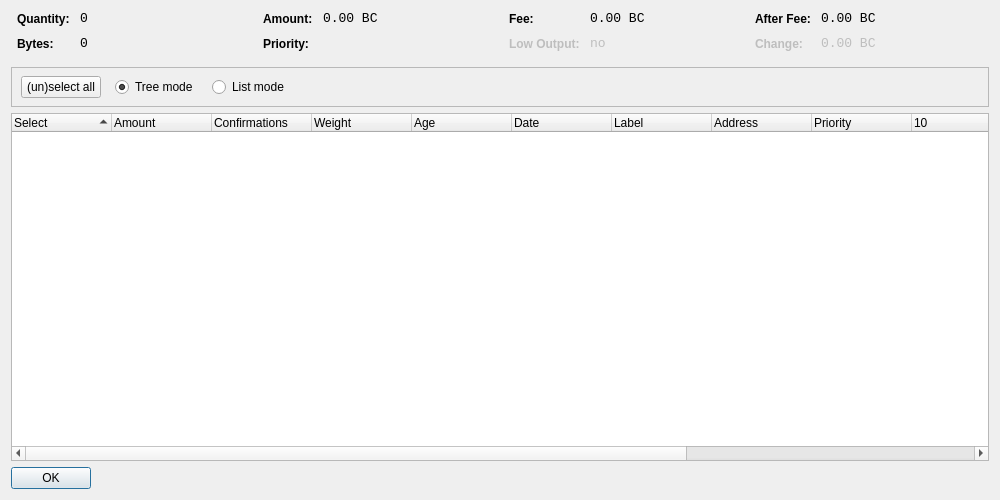
<?xml version="1.0" encoding="UTF-8"?>
<ui version="4.0">
 <class>CoinControlDialog</class>
 <widget class="QDialog" name="CoinControlDialog">
  <property name="geometry">
   <rect>
    <x>0</x>
    <y>0</y>
    <width>1000</width>
    <height>500</height>
   </rect>
  </property>
  <property name="windowTitle">
   <string>Coin Control</string>
  </property>
  <layout class="QVBoxLayout" name="verticalLayout">
   <item>
    <layout class="QHBoxLayout" name="horizontalLayoutTop" stretch="0,0,0,0">
     <property name="topMargin">
      <number>0</number>
     </property>
     <property name="bottomMargin">
      <number>10</number>
     </property>
     <item>
      <layout class="QFormLayout" name="formLayoutCoinControl1">
       <property name="horizontalSpacing">
        <number>10</number>
       </property>
       <property name="verticalSpacing">
        <number>10</number>
       </property>
       <property name="leftMargin">
        <number>6</number>
       </property>
       <property name="rightMargin">
        <number>6</number>
       </property>
       <item row="0" column="0">
        <widget class="QLabel" name="labelCoinControlQuantityText">
         <property name="styleSheet">
          <string notr="true">font-weight:bold;</string>
         </property>
         <property name="text">
          <string>Quantity:</string>
         </property>
        </widget>
       </item>
       <item row="0" column="1">
        <widget class="QLabel" name="labelCoinControlQuantity">
         <property name="font">
          <font>
           <family>Monospace</family>
           <pointsize>10</pointsize>
          </font>
         </property>
         <property name="cursor">
          <cursorShape>IBeamCursor</cursorShape>
         </property>
         <property name="contextMenuPolicy">
          <enum>Qt::ActionsContextMenu</enum>
         </property>
         <property name="text">
          <string notr="true">0</string>
         </property>
         <property name="textInteractionFlags">
          <set>Qt::LinksAccessibleByMouse|Qt::TextSelectableByKeyboard|Qt::TextSelectableByMouse</set>
         </property>
        </widget>
       </item>
       <item row="1" column="0">
        <widget class="QLabel" name="labelCoinControlBytesText">
         <property name="styleSheet">
          <string notr="true">font-weight:bold;</string>
         </property>
         <property name="text">
          <string>Bytes:</string>
         </property>
        </widget>
       </item>
       <item row="1" column="1">
        <widget class="QLabel" name="labelCoinControlBytes">
         <property name="font">
          <font>
           <family>Monospace</family>
           <pointsize>10</pointsize>
          </font>
         </property>
         <property name="cursor">
          <cursorShape>IBeamCursor</cursorShape>
         </property>
         <property name="contextMenuPolicy">
          <enum>Qt::ActionsContextMenu</enum>
         </property>
         <property name="text">
          <string notr="true">0</string>
         </property>
         <property name="textInteractionFlags">
          <set>Qt::LinksAccessibleByMouse|Qt::TextSelectableByKeyboard|Qt::TextSelectableByMouse</set>
         </property>
        </widget>
       </item>
      </layout>
     </item>
     <item>
      <layout class="QFormLayout" name="formLayoutCoinControl2">
       <property name="horizontalSpacing">
        <number>10</number>
       </property>
       <property name="verticalSpacing">
        <number>10</number>
       </property>
       <property name="leftMargin">
        <number>6</number>
       </property>
       <property name="rightMargin">
        <number>6</number>
       </property>
       <item row="0" column="0">
        <widget class="QLabel" name="labelCoinControlAmountText">
         <property name="styleSheet">
          <string notr="true">font-weight:bold;</string>
         </property>
         <property name="text">
          <string>Amount:</string>
         </property>
        </widget>
       </item>
       <item row="0" column="1">
        <widget class="QLabel" name="labelCoinControlAmount">
         <property name="font">
          <font>
           <family>Monospace</family>
           <pointsize>10</pointsize>
          </font>
         </property>
         <property name="cursor">
          <cursorShape>IBeamCursor</cursorShape>
         </property>
         <property name="contextMenuPolicy">
          <enum>Qt::ActionsContextMenu</enum>
         </property>
         <property name="text">
          <string notr="true">0.00 BC</string>
         </property>
         <property name="textInteractionFlags">
          <set>Qt::LinksAccessibleByMouse|Qt::TextSelectableByKeyboard|Qt::TextSelectableByMouse</set>
         </property>
        </widget>
       </item>
       <item row="1" column="0">
        <widget class="QLabel" name="labelCoinControlPriorityText">
         <property name="styleSheet">
          <string notr="true">font-weight:bold;</string>
         </property>
         <property name="text">
          <string>Priority:</string>
         </property>
        </widget>
       </item>
       <item row="1" column="1">
        <widget class="QLabel" name="labelCoinControlPriority">
         <property name="font">
          <font>
           <family>Monospace</family>
           <pointsize>10</pointsize>
          </font>
         </property>
         <property name="cursor">
          <cursorShape>IBeamCursor</cursorShape>
         </property>
         <property name="contextMenuPolicy">
          <enum>Qt::ActionsContextMenu</enum>
         </property>
         <property name="text">
          <string/>
         </property>
         <property name="textInteractionFlags">
          <set>Qt::LinksAccessibleByMouse|Qt::TextSelectableByKeyboard|Qt::TextSelectableByMouse</set>
         </property>
        </widget>
       </item>
      </layout>
     </item>
     <item>
      <layout class="QFormLayout" name="formLayoutCoinControl3">
       <property name="horizontalSpacing">
        <number>10</number>
       </property>
       <property name="verticalSpacing">
        <number>10</number>
       </property>
       <property name="leftMargin">
        <number>6</number>
       </property>
       <property name="rightMargin">
        <number>6</number>
       </property>
       <item row="0" column="0">
        <widget class="QLabel" name="labelCoinControlFeeText">
         <property name="styleSheet">
          <string notr="true">font-weight:bold;</string>
         </property>
         <property name="text">
          <string>Fee:</string>
         </property>
        </widget>
       </item>
       <item row="0" column="1">
        <widget class="QLabel" name="labelCoinControlFee">
         <property name="font">
          <font>
           <family>Monospace</family>
           <pointsize>10</pointsize>
          </font>
         </property>
         <property name="cursor">
          <cursorShape>IBeamCursor</cursorShape>
         </property>
         <property name="contextMenuPolicy">
          <enum>Qt::ActionsContextMenu</enum>
         </property>
         <property name="text">
          <string notr="true">0.00 BC</string>
         </property>
         <property name="textInteractionFlags">
          <set>Qt::LinksAccessibleByMouse|Qt::TextSelectableByKeyboard|Qt::TextSelectableByMouse</set>
         </property>
        </widget>
       </item>
       <item row="1" column="0">
        <widget class="QLabel" name="labelCoinControlLowOutputText">
         <property name="enabled">
          <bool>false</bool>
         </property>
         <property name="styleSheet">
          <string notr="true">font-weight:bold;</string>
         </property>
         <property name="text">
          <string>Low Output:</string>
         </property>
        </widget>
       </item>
       <item row="1" column="1">
        <widget class="QLabel" name="labelCoinControlLowOutput">
         <property name="enabled">
          <bool>false</bool>
         </property>
         <property name="font">
          <font>
           <family>Monospace</family>
           <pointsize>10</pointsize>
          </font>
         </property>
         <property name="cursor">
          <cursorShape>IBeamCursor</cursorShape>
         </property>
         <property name="contextMenuPolicy">
          <enum>Qt::ActionsContextMenu</enum>
         </property>
         <property name="text">
          <string notr="true">no</string>
         </property>
         <property name="textInteractionFlags">
          <set>Qt::LinksAccessibleByMouse|Qt::TextSelectableByKeyboard|Qt::TextSelectableByMouse</set>
         </property>
        </widget>
       </item>
      </layout>
     </item>
     <item>
      <layout class="QFormLayout" name="formLayoutCoinControl4">
       <property name="horizontalSpacing">
        <number>10</number>
       </property>
       <property name="verticalSpacing">
        <number>10</number>
       </property>
       <property name="leftMargin">
        <number>6</number>
       </property>
       <property name="rightMargin">
        <number>6</number>
       </property>
       <item row="0" column="0">
        <widget class="QLabel" name="labelCoinControlAfterFeeText">
         <property name="styleSheet">
          <string notr="true">font-weight:bold;</string>
         </property>
         <property name="text">
          <string>After Fee:</string>
         </property>
        </widget>
       </item>
       <item row="0" column="1">
        <widget class="QLabel" name="labelCoinControlAfterFee">
         <property name="font">
          <font>
           <family>Monospace</family>
           <pointsize>10</pointsize>
          </font>
         </property>
         <property name="cursor">
          <cursorShape>IBeamCursor</cursorShape>
         </property>
         <property name="contextMenuPolicy">
          <enum>Qt::ActionsContextMenu</enum>
         </property>
         <property name="text">
          <string notr="true">0.00 BC</string>
         </property>
         <property name="textInteractionFlags">
          <set>Qt::LinksAccessibleByMouse|Qt::TextSelectableByKeyboard|Qt::TextSelectableByMouse</set>
         </property>
        </widget>
       </item>
       <item row="1" column="0">
        <widget class="QLabel" name="labelCoinControlChangeText">
         <property name="enabled">
          <bool>false</bool>
         </property>
         <property name="styleSheet">
          <string notr="true">font-weight:bold;</string>
         </property>
         <property name="text">
          <string>Change:</string>
         </property>
        </widget>
       </item>
       <item row="1" column="1">
        <widget class="QLabel" name="labelCoinControlChange">
         <property name="enabled">
          <bool>false</bool>
         </property>
         <property name="font">
          <font>
           <family>Monospace</family>
           <pointsize>10</pointsize>
          </font>
         </property>
         <property name="cursor">
          <cursorShape>IBeamCursor</cursorShape>
         </property>
         <property name="contextMenuPolicy">
          <enum>Qt::ActionsContextMenu</enum>
         </property>
         <property name="text">
          <string notr="true">0.00 BC</string>
         </property>
         <property name="textInteractionFlags">
          <set>Qt::LinksAccessibleByMouse|Qt::TextSelectableByKeyboard|Qt::TextSelectableByMouse</set>
         </property>
        </widget>
       </item>
      </layout>
     </item>
    </layout>
   </item>
   <item>
    <widget class="QFrame" name="frame">
     <property name="minimumSize">
      <size>
       <width>0</width>
       <height>40</height>
      </size>
     </property>
     <property name="frameShape">
      <enum>QFrame::StyledPanel</enum>
     </property>
     <property name="frameShadow">
      <enum>QFrame::Sunken</enum>
     </property>
     <widget class="QWidget" name="horizontalLayoutWidget">
      <property name="geometry">
       <rect>
        <x>10</x>
        <y>0</y>
        <width>781</width>
        <height>41</height>
       </rect>
      </property>
      <layout class="QHBoxLayout" name="horizontalLayoutPanel" stretch="0,0,0,0,0">
       <property name="spacing">
        <number>14</number>
       </property>
       <item>
        <widget class="QPushButton" name="pushButtonSelectAll">
         <property name="sizePolicy">
          <sizepolicy hsizetype="Maximum" vsizetype="Fixed">
           <horstretch>0</horstretch>
           <verstretch>0</verstretch>
          </sizepolicy>
         </property>
         <property name="text">
          <string>(un)select all</string>
         </property>
        </widget>
       </item>
       <item>
        <widget class="QRadioButton" name="radioTreeMode">
         <property name="sizePolicy">
          <sizepolicy hsizetype="Maximum" vsizetype="Fixed">
           <horstretch>0</horstretch>
           <verstretch>0</verstretch>
          </sizepolicy>
         </property>
         <property name="text">
          <string>Tree mode</string>
         </property>
         <property name="checked">
          <bool>true</bool>
         </property>
        </widget>
       </item>
       <item>
        <widget class="QRadioButton" name="radioListMode">
         <property name="sizePolicy">
          <sizepolicy hsizetype="Maximum" vsizetype="Fixed">
           <horstretch>0</horstretch>
           <verstretch>0</verstretch>
          </sizepolicy>
         </property>
         <property name="text">
          <string>List mode</string>
         </property>
        </widget>
       </item>
       <item>
        <spacer name="horizontalSpacer">
         <property name="orientation">
          <enum>Qt::Horizontal</enum>
         </property>
         <property name="sizeHint" stdset="0">
          <size>
           <width>40</width>
           <height>20</height>
          </size>
         </property>
        </spacer>
       </item>
      </layout>
     </widget>
    </widget>
   </item>
   <item>
    <widget class="CoinControlTreeWidget" name="treeWidget">
     <property name="contextMenuPolicy">
      <enum>Qt::CustomContextMenu</enum>
     </property>
     <property name="sortingEnabled">
      <bool>false</bool>
     </property>
     <property name="columnCount">
      <number>14</number>
     </property>
     <attribute name="headerShowSortIndicator" stdset="0">
      <bool>true</bool>
     </attribute>
     <attribute name="headerStretchLastSection">
      <bool>false</bool>
     </attribute>
     <column>
      <property name="text">
       <string>Select</string>
      </property>
     </column>
     <column>
      <property name="text">
       <string>Amount</string>
      </property>
     </column>
     <column>
      <property name="text">
        <string>Confirmations</string>
      </property>
      <property name="toolTip">
       <string>Confirmed</string>
      </property>
     </column>
     <column>
      <property name="text">
       <string>Weight</string>
      </property>
     </column>
	 <column>
      <property name="text">
       <string>Age</string>
      </property>
     </column>
     <column>
      <property name="text">
       <string>Date</string>
      </property>
     </column>
     <column>
      <property name="text">
       <string>Label</string>
      </property>
      </column>
     <column>
      <property name="text">
       <string>Address</string>
      </property>
     </column>
     <column>
      <property name="text">
       <string>Priority</string>
      </property>
     </column>
     <column> 
      <property name="text"> /** age int 64 invisible **/ 
       <string/> 
      </property> 
     </column> 
     <column>
      <property name="text">
       <string/>
      </property>
     </column>
     <column>
      <property name="text">
       <string/>
      </property>
     </column>
     <column>
      <property name="text">
       <string/>
      </property>
     </column>
     <column>
      <property name="text">
       <string/>
      </property>
     </column>
    </widget>
   </item>
   <item>
    <widget class="QDialogButtonBox" name="buttonBox">
     <property name="sizePolicy">
      <sizepolicy hsizetype="Maximum" vsizetype="Fixed">
       <horstretch>0</horstretch>
       <verstretch>0</verstretch>
      </sizepolicy>
     </property>
     <property name="orientation">
      <enum>Qt::Horizontal</enum>
     </property>
     <property name="standardButtons">
      <set>QDialogButtonBox::Ok</set>
     </property>
    </widget>
   </item>
  </layout>
 </widget>
 <customwidgets>
  <customwidget>
   <class>CoinControlTreeWidget</class>
   <extends>QTreeWidget</extends>
   <header>coincontroltreewidget.h</header>
  </customwidget>
 </customwidgets>
 <resources/>
 <connections/>
</ui>
